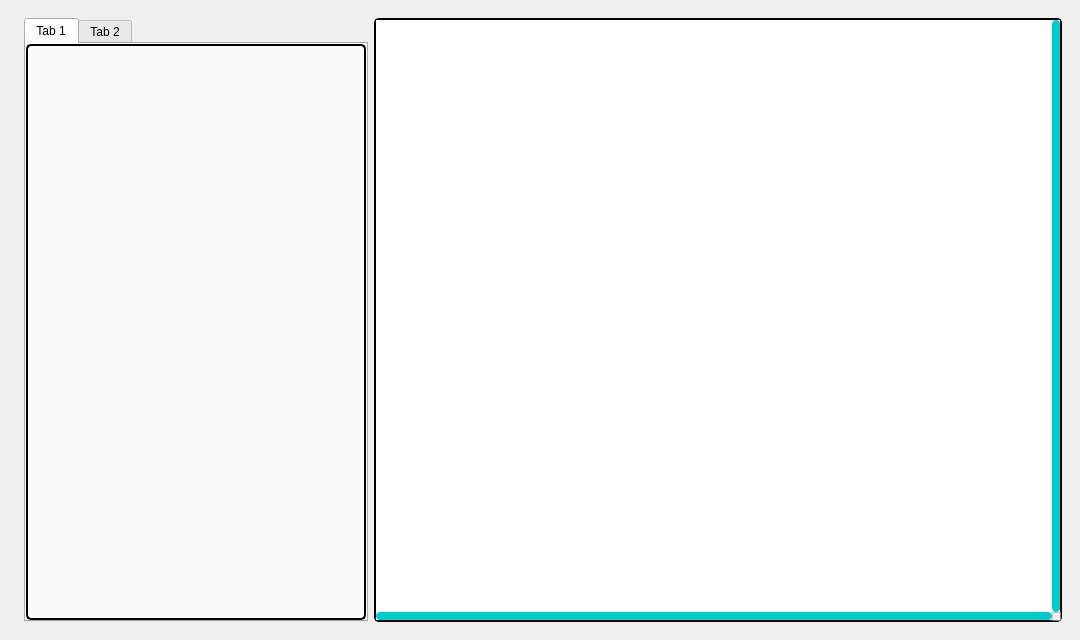
<?xml version="1.0" encoding="UTF-8"?>
<ui version="4.0">
 <class>VRProcessing</class>
 <widget class="QMainWindow" name="VRProcessing">
  <property name="geometry">
   <rect>
    <x>0</x>
    <y>0</y>
    <width>1080</width>
    <height>640</height>
   </rect>
  </property>
  <property name="font">
   <font>
    <family>Times New Roman</family>
    <pointsize>10</pointsize>
   </font>
  </property>
  <property name="windowTitle">
   <string>VaspReader (Processing Window)</string>
  </property>
  <property name="styleSheet">
   <string notr="true">QLineEdit{
  border-radius: 8px;
  border: 2px solid #000000;
  padding: 3px 3px;
}
QLineEdit:focus {
  border: 3px solid rgb(75, 75, 75);
}

QLineEdit::placeholder {
  color: #000000;
}
QPushButton {
  background-color: rgb(255, 240, 202);
  color: black;
  font-weight: 600;
  border-radius: 8px;
  border: 2px solid rgb(85, 0, 127);
  padding: 3px 3px;
  margin-top: 0px;
  outline: 0px;
}
QPushButton:hover {
  background-color: rgb(255, 212, 137);
  border: 1px solid #000000;
}
QPushButton:pressed {
background-color: white;
border: 3px solid #000000
}
QComboBox {
  border-radius: 8px;
  border: 2px solid #000000;
  padding: 3px 3px;
}
QComboBox::drop-down {
  width: 18px;
  height:22px;
  padding: 0px 1px;
  border: 1px solid #000000;
  border-radius: 8px;
}
QComboBox::down-arrow {
  image: url(:/down-arrow_ico/down-arrow.ico);
  width: 18px;
  height:22px;
}
QComboBox::down-arrow:hover {
    width: 18px;
    height:22px;
    padding: 0px 1px;
    border: 1px solid #000000;
    border-radius: 8px;
	background-color: rgb(255, 229, 162);
}
QComboBox::down-arrow:pressed {
    width: 18px;
    height:22px;
    padding: 0px 1px;
    border: 0px solid #000000;
    border-radius: 8px;
	background-color: rgb(255, 232, 216);
}
QComboBox:pressed {
	background-color: rgb(255, 250, 237);
}
QFrame{
  border: 2px solid #000000;
  border-radius: 5px;
}
QScrollArea{border: none;}
QScrollBar{background: white; border-radius: 5px;}
QScrollBar:horizontal{height: 8px;}
QScrollBar:vertical{width: 8px; background:white;}
QScrollBar::handle{background: rgb(0, 203, 203); border-radius: 4px; width: 4px}
QScrollBar::handle:horizontal{height: 25px; min-width: 10px;}
QScrollBar::handle:vertical{width: 25px; min-height: 10px;}
QScrollBar::add-line{border: none;background: none;}
QScrollBar::sub-line{border: none; background: none;}</string>
  </property>
  <widget class="QWidget" name="centralwidget">
   <layout class="QVBoxLayout" name="verticalLayout">
    <property name="leftMargin">
     <number>0</number>
    </property>
    <item>
     <widget class="QWidget" name="widget" native="true">
      <layout class="QHBoxLayout" name="horizontalLayout" stretch="0,1,2">
       <property name="spacing">
        <number>6</number>
       </property>
       <property name="leftMargin">
        <number>0</number>
       </property>
       <item>
        <widget class="QWidget" name="widget_2" native="true">
         <layout class="QVBoxLayout" name="verticalLayout_2"/>
        </widget>
       </item>
       <item>
        <widget class="QTabWidget" name="tabWidget">
         <property name="currentIndex">
          <number>0</number>
         </property>
         <widget class="QWidget" name="tab">
          <attribute name="title">
           <string>Tab 1</string>
          </attribute>
         </widget>
         <widget class="QWidget" name="tab_2">
          <attribute name="title">
           <string>Tab 2</string>
          </attribute>
         </widget>
        </widget>
       </item>
       <item>
        <widget class="QTableView" name="tableView">
         <property name="verticalScrollBarPolicy">
          <enum>Qt::ScrollBarAlwaysOn</enum>
         </property>
         <property name="horizontalScrollBarPolicy">
          <enum>Qt::ScrollBarAlwaysOn</enum>
         </property>
         <property name="dragDropMode">
          <enum>QAbstractItemView::NoDragDrop</enum>
         </property>
        </widget>
       </item>
      </layout>
     </widget>
    </item>
   </layout>
  </widget>
  <widget class="QMenuBar" name="menubar">
   <property name="geometry">
    <rect>
     <x>0</x>
     <y>0</y>
     <width>1080</width>
     <height>22</height>
    </rect>
   </property>
  </widget>
 </widget>
 <resources/>
 <connections/>
</ui>
